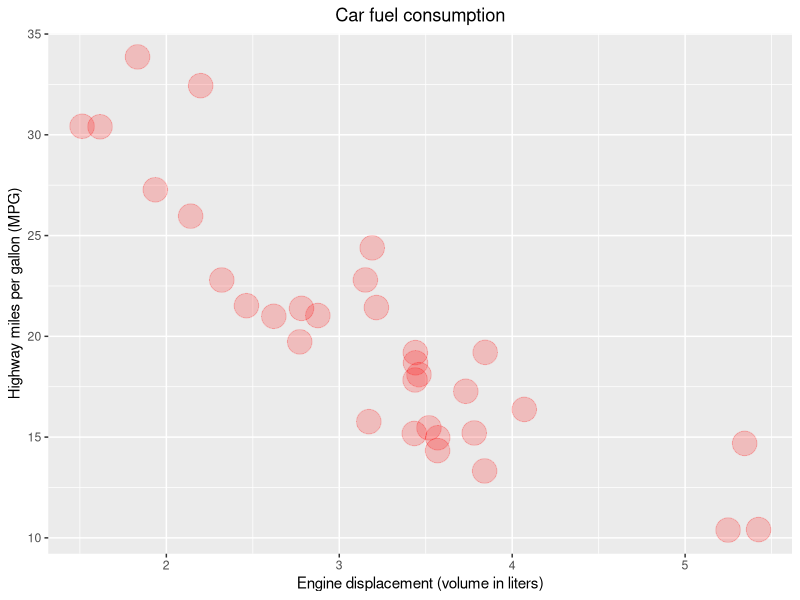
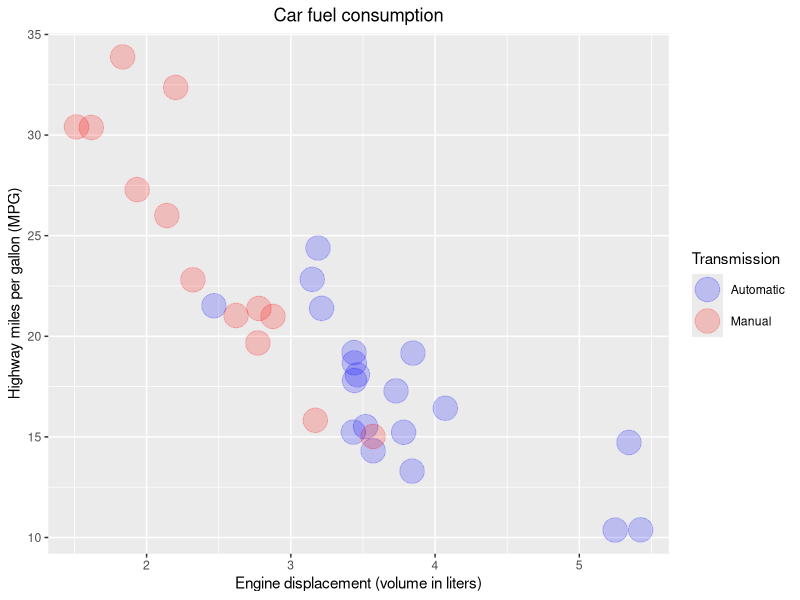
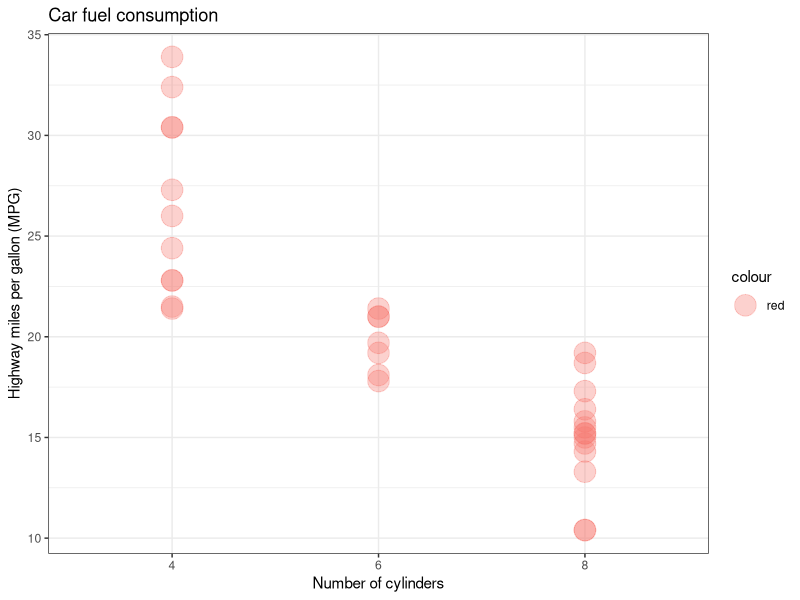
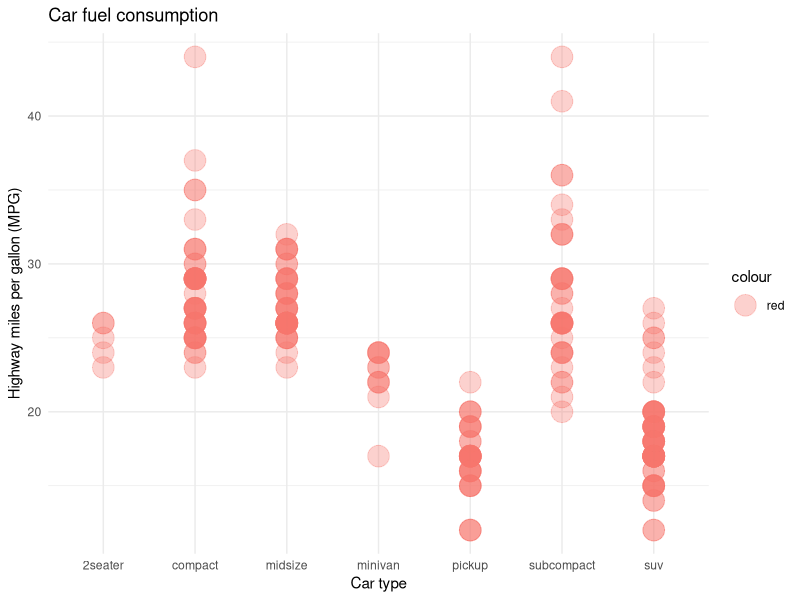

Write R code to recreate these figures, in order.
## scatter plot practice 
library(ggplot2)
##Load the data 
data("mtcars")

df<-mtcars

#convert cyl as a groupin variable 
df$cyl <- as.factor(df$cyl)

#Figure 1
ggplot(df, aes(x=wt,y=mpg))+
  geom_point(size = 8, position = "jitter", alpha = 1/5, color = "red") +
  ggtitle("Car fuel consumption") +
  xlab("Engine displacement (volume in liters)") +
  ylab("Highway miles per gallon (MPG)")+
  theme(plot.title = element_text(hjust = 0.5))

#Figure 2
ggplot(df, aes(x=wt,y=mpg, color=factor(am)))+
  geom_point(size = 8, position = "jitter", alpha = 0.2) +
  ggtitle("Car fuel consumption") +
  xlab("Engine displacement (volume in liters)") +
  ylab("Highway miles per gallon (MPG)") +
  theme(plot.title = element_text(hjust = 0.5)) +
  scale_color_manual(
    values = c("0" = "blue", "1" = "red"),
    labels = c("Automatic", "Manual"),
    name = "Transmission"
  )

#Figure 3
ggplot(df, aes(x=cyl,y=mpg, color="red"))+
  geom_point(size = 7, alpha = 1/3) +
  ggtitle("Car fuel consumption") +
  xlab("Number of cylinders") +
  ylab("Highway miles per gallon (MPG)") +
  theme(plot.title = element_text(hjust = 0.5)) +
  theme_bw()

#Figure 4
ggplot(mpg, aes(x=class,y=hwy, color="red"))+
  geom_point(size = 7, position = "nudge", alpha = 1/3) +
  ggtitle("Car fuel consumption") +
  xlab("Car type") +
  ylab("Highway miles per gallon (MPG)") +
  theme(plot.title = element_text(hjust = 0.5)) +
  theme_minimal()
